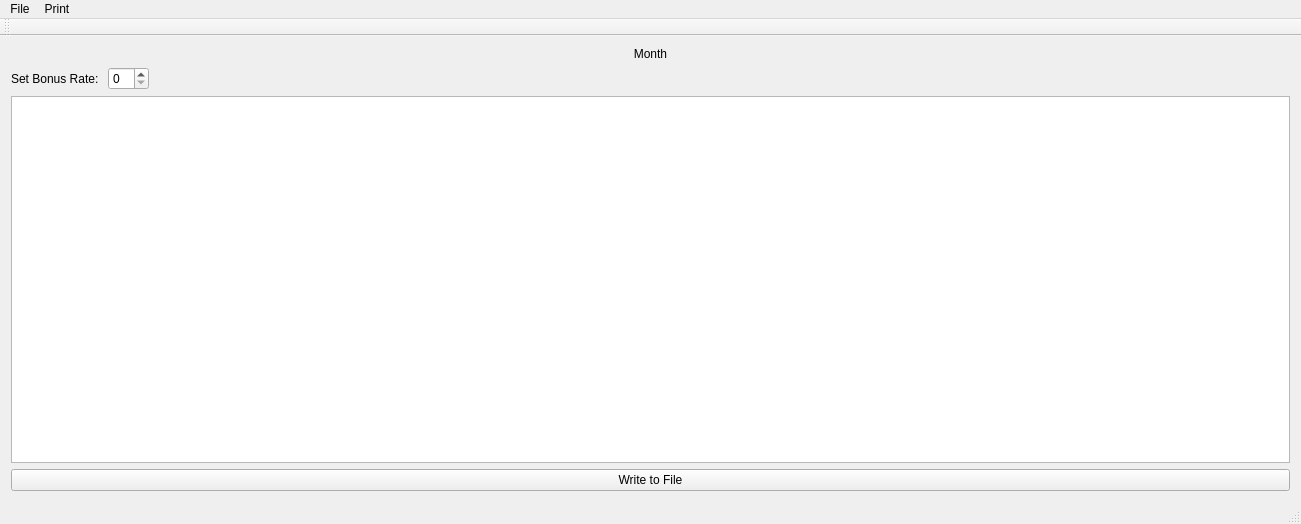
<?xml version="1.0" encoding="UTF-8"?>
<ui version="4.0">
 <class>MainWindow</class>
 <widget class="QMainWindow" name="MainWindow">
  <property name="geometry">
   <rect>
    <x>0</x>
    <y>0</y>
    <width>1301</width>
    <height>524</height>
   </rect>
  </property>
  <property name="windowTitle">
   <string>MainWindow</string>
  </property>
  <widget class="QWidget" name="centralWidget">
   <layout class="QVBoxLayout" name="verticalLayout_2">
    <item>
     <layout class="QHBoxLayout" name="horizontalLayout">
      <item>
       <widget class="QLabel" name="headingLabel">
        <property name="text">
         <string>Month</string>
        </property>
        <property name="textFormat">
         <enum>Qt::RichText</enum>
        </property>
        <property name="alignment">
         <set>Qt::AlignCenter</set>
        </property>
       </widget>
      </item>
     </layout>
    </item>
    <item>
     <layout class="QFormLayout" name="formLayout">
      <property name="sizeConstraint">
       <enum>QLayout::SetDefaultConstraint</enum>
      </property>
      <property name="fieldGrowthPolicy">
       <enum>QFormLayout::ExpandingFieldsGrow</enum>
      </property>
      <property name="rowWrapPolicy">
       <enum>QFormLayout::DontWrapRows</enum>
      </property>
      <property name="labelAlignment">
       <set>Qt::AlignLeading|Qt::AlignLeft|Qt::AlignVCenter</set>
      </property>
      <property name="formAlignment">
       <set>Qt::AlignLeading|Qt::AlignLeft|Qt::AlignTop</set>
      </property>
      <property name="verticalSpacing">
       <number>22</number>
      </property>
      <item row="0" column="0">
       <widget class="QLabel" name="setBonusRateLabel">
        <property name="text">
         <string>Set Bonus Rate: </string>
        </property>
       </widget>
      </item>
      <item row="0" column="1">
       <widget class="QSpinBox" name="setBonusRateSpinBox"/>
      </item>
     </layout>
    </item>
    <item>
     <widget class="QTableView" name="tableView">
      <property name="sortingEnabled">
       <bool>false</bool>
      </property>
     </widget>
    </item>
    <item>
     <layout class="QHBoxLayout" name="horizontalLayout_2">
      <item>
       <widget class="QPushButton" name="writeToFileBtn">
        <property name="text">
         <string>Write to File</string>
        </property>
       </widget>
      </item>
     </layout>
    </item>
   </layout>
  </widget>
  <widget class="QMenuBar" name="menuBar">
   <property name="geometry">
    <rect>
     <x>0</x>
     <y>0</y>
     <width>1301</width>
     <height>21</height>
    </rect>
   </property>
   <widget class="QMenu" name="menuFile">
    <property name="title">
     <string>File</string>
    </property>
    <addaction name="actionAdd"/>
    <addaction name="separator"/>
    <addaction name="actionAdd_File"/>
    <addaction name="separator"/>
    <addaction name="actionCreate_Payslip"/>
    <addaction name="separator"/>
   </widget>
   <widget class="QMenu" name="menuPrint">
    <property name="title">
     <string>Print</string>
    </property>
    <widget class="QMenu" name="menuType_Here">
     <property name="title">
      <string>Save As</string>
     </property>
    </widget>
    <widget class="QMenu" name="menuProduce_Monthly_Payslip">
     <property name="title">
      <string>Produce Monthly Payslip</string>
     </property>
     <addaction name="actionMales_Payslip"/>
     <addaction name="actionFemales_Payslip"/>
     <addaction name="actionAll_Payslip"/>
    </widget>
    <addaction name="actionProduce_Individual_Payslip"/>
    <addaction name="separator"/>
    <addaction name="menuProduce_Monthly_Payslip"/>
    <addaction name="menuType_Here"/>
   </widget>
   <addaction name="menuFile"/>
   <addaction name="menuPrint"/>
  </widget>
  <widget class="QToolBar" name="mainToolBar">
   <attribute name="toolBarArea">
    <enum>TopToolBarArea</enum>
   </attribute>
   <attribute name="toolBarBreak">
    <bool>false</bool>
   </attribute>
  </widget>
  <widget class="QStatusBar" name="statusBar"/>
  <action name="actionAdd">
   <property name="text">
    <string>Add Single</string>
   </property>
  </action>
  <action name="actionAdd_File">
   <property name="text">
    <string>Add File</string>
   </property>
  </action>
  <action name="actionCreate_Payslip">
   <property name="text">
    <string>Create Payslip</string>
   </property>
  </action>
  <action name="actionProduce_Individual_Payslip">
   <property name="text">
    <string>Produce Individual Payslip</string>
   </property>
  </action>
  <action name="actionMales_Payslip">
   <property name="text">
    <string>Men</string>
   </property>
  </action>
  <action name="actionFemales_Payslip">
   <property name="text">
    <string>Women</string>
   </property>
  </action>
  <action name="actionAll_Payslip">
   <property name="text">
    <string>All</string>
   </property>
  </action>
 </widget>
 <layoutdefault spacing="6" margin="11"/>
 <resources/>
 <connections/>
</ui>
